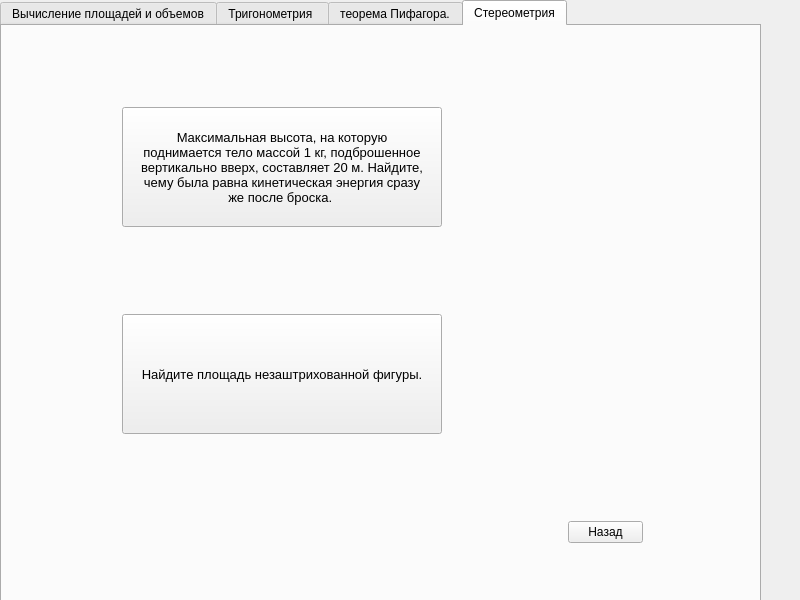
<?xml version="1.0" encoding="UTF-8"?>
<ui version="4.0">
 <class>MainWindow</class>
 <widget class="QMainWindow" name="MainWindow">
  <property name="geometry">
   <rect>
    <x>0</x>
    <y>0</y>
    <width>800</width>
    <height>600</height>
   </rect>
  </property>
  <property name="windowTitle">
   <string>MainWindow</string>
  </property>
  <widget class="QWidget" name="centralwidget">
   <widget class="QTabWidget" name="tabWidget">
    <property name="geometry">
     <rect>
      <x>0</x>
      <y>0</y>
      <width>761</width>
      <height>621</height>
     </rect>
    </property>
    <property name="currentIndex">
     <number>3</number>
    </property>
    <widget class="QWidget" name="tab">
     <attribute name="title">
      <string>Вычисление площадей и объемов</string>
     </attribute>
     <widget class="QWidget" name="gridLayoutWidget">
      <property name="geometry">
       <rect>
        <x>0</x>
        <y>0</y>
        <width>761</width>
        <height>601</height>
       </rect>
      </property>
      <layout class="QGridLayout" name="gridLayout">
       <item row="1" column="0">
        <widget class="QPushButton" name="pushButton">
         <property name="maximumSize">
          <size>
           <width>300</width>
           <height>120</height>
          </size>
         </property>
         <property name="font">
          <font>
           <pointsize>10</pointsize>
          </font>
         </property>
         <property name="text">
          <string>Найдите высоту прямоугольного 
параллелепипеда, если его объём равен 
6720 см3, длина равна 28 см, а ширина равна 
16 см. Ответ дайте в сантиметрах.</string>
         </property>
        </widget>
       </item>
       <item row="0" column="0">
        <widget class="QPushButton" name="pushButton_2">
         <property name="maximumSize">
          <size>
           <width>300</width>
           <height>120</height>
          </size>
         </property>
         <property name="font">
          <font>
           <pointsize>10</pointsize>
           <weight>50</weight>
           <bold>false</bold>
           <stylestrategy>PreferAntialias</stylestrategy>
          </font>
         </property>
         <property name="mouseTracking">
          <bool>false</bool>
         </property>
         <property name="contextMenuPolicy">
          <enum>Qt::ActionsContextMenu</enum>
         </property>
         <property name="text">
          <string>От деревянного бруска размером 40 см × 50 см× 70 см
 отпилили несколько дощечек размером 
3 см × 25 см × 40 см. После этого остался брусок 
объёмом менее 2500 см3 . Сколько дощечек 
отпилили?</string>
         </property>
         <property name="iconSize">
          <size>
           <width>2</width>
           <height>2</height>
          </size>
         </property>
         <property name="autoRepeatDelay">
          <number>50</number>
         </property>
         <property name="autoRepeatInterval">
          <number>25</number>
         </property>
        </widget>
       </item>
       <item row="1" column="1">
        <widget class="QPushButton" name="pushButton_4">
         <property name="maximumSize">
          <size>
           <width>300</width>
           <height>120</height>
          </size>
         </property>
         <property name="font">
          <font>
           <pointsize>10</pointsize>
          </font>
         </property>
         <property name="text">
          <string>Деревянный брус размером 47 см × 50 см × 80 см 
распилили на одинаковые пластины для 
паркета. Каждая пластина имеет размер 
5 см × 25 см ×× 40 см. После этого остался 
брусок объёмом 8000 см3. Сколько дощечек 
отпилили?</string>
         </property>
        </widget>
       </item>
       <item row="0" column="1">
        <widget class="QPushButton" name="pushButton_3">
         <property name="maximumSize">
          <size>
           <width>300</width>
           <height>120</height>
          </size>
         </property>
         <property name="font">
          <font>
           <pointsize>10</pointsize>
          </font>
         </property>
         <property name="text">
          <string>У Пети было 85 кубиков. Он сложил 
прямоугольный параллелепипед: 6 кубиков в 
длину, 4 кубика в ширину и 2 кубика в высоту. 
Сколько кубиков у него осталось?</string>
         </property>
        </widget>
       </item>
       <item row="2" column="1">
        <widget class="QPushButton" name="pushButton_9">
         <property name="maximumSize">
          <size>
           <width>75</width>
           <height>16777215</height>
          </size>
         </property>
         <property name="text">
          <string>Назад</string>
         </property>
        </widget>
       </item>
      </layout>
     </widget>
    </widget>
    <widget class="QWidget" name="tab_1">
     <attribute name="title">
      <string>Тригонометрия </string>
     </attribute>
     <widget class="QWidget" name="gridLayoutWidget_2">
      <property name="geometry">
       <rect>
        <x>0</x>
        <y>0</y>
        <width>761</width>
        <height>601</height>
       </rect>
      </property>
      <layout class="QGridLayout" name="gridLayout_2">
       <item row="1" column="0">
        <widget class="QPushButton" name="pushButton_5">
         <property name="maximumSize">
          <size>
           <width>320</width>
           <height>120</height>
          </size>
         </property>
         <property name="font">
          <font>
           <pointsize>10</pointsize>
          </font>
         </property>
         <property name="text">
          <string>cos(A) =?
Если АВ гипотенуза = 61см
АС катет 60см
ВС Катет 11см</string>
         </property>
        </widget>
       </item>
       <item row="0" column="0">
        <widget class="QPushButton" name="pushButton_6">
         <property name="maximumSize">
          <size>
           <width>320</width>
           <height>120</height>
          </size>
         </property>
         <property name="font">
          <font>
           <pointsize>10</pointsize>
           <weight>50</weight>
           <bold>false</bold>
           <stylestrategy>PreferAntialias</stylestrategy>
          </font>
         </property>
         <property name="mouseTracking">
          <bool>false</bool>
         </property>
         <property name="contextMenuPolicy">
          <enum>Qt::ActionsContextMenu</enum>
         </property>
         <property name="text">
          <string>tg(A) =?
Если АВ гипотенуза = 61см
АС катет 60см
ВС Катет 11см</string>
         </property>
         <property name="iconSize">
          <size>
           <width>2</width>
           <height>2</height>
          </size>
         </property>
         <property name="autoRepeatDelay">
          <number>50</number>
         </property>
         <property name="autoRepeatInterval">
          <number>25</number>
         </property>
        </widget>
       </item>
       <item row="1" column="1">
        <widget class="QPushButton" name="pushButton_7">
         <property name="maximumSize">
          <size>
           <width>320</width>
           <height>120</height>
          </size>
         </property>
         <property name="font">
          <font>
           <pointsize>10</pointsize>
          </font>
         </property>
         <property name="text">
          <string>ctg(A) =?
Если АВ гипотенуза = 61см
АС катет 60см
ВС Катет 11см</string>
         </property>
        </widget>
       </item>
       <item row="0" column="1">
        <widget class="QPushButton" name="pushButton_8">
         <property name="maximumSize">
          <size>
           <width>320</width>
           <height>120</height>
          </size>
         </property>
         <property name="font">
          <font>
           <pointsize>10</pointsize>
          </font>
         </property>
         <property name="text">
          <string>sin(A) =?
Если АВ гипотенуза = 61см
АС катет 60см
ВС Катет 11см</string>
         </property>
        </widget>
       </item>
       <item row="2" column="1">
        <widget class="QPushButton" name="pushButton_10">
         <property name="maximumSize">
          <size>
           <width>75</width>
           <height>16777215</height>
          </size>
         </property>
         <property name="text">
          <string>Назад</string>
         </property>
        </widget>
       </item>
      </layout>
     </widget>
    </widget>
    <widget class="QWidget" name="tab_2">
     <attribute name="title">
      <string>теорема Пифагора.</string>
     </attribute>
     <widget class="QWidget" name="gridLayoutWidget_3">
      <property name="geometry">
       <rect>
        <x>0</x>
        <y>0</y>
        <width>761</width>
        <height>601</height>
       </rect>
      </property>
      <layout class="QGridLayout" name="gridLayout_3">
       <item row="0" column="1">
        <widget class="QPushButton" name="pushButton_14">
         <property name="maximumSize">
          <size>
           <width>320</width>
           <height>120</height>
          </size>
         </property>
         <property name="font">
          <font>
           <pointsize>10</pointsize>
          </font>
         </property>
         <property name="text">
          <string>Компании необходимо протянуть кабель от 
вершины башни высотой 25 метров до точки, 
находящейся в 50 метрах от основания башни.
Рассчитайте длину кабеля.</string>
         </property>
        </widget>
       </item>
       <item row="0" column="0">
        <widget class="QPushButton" name="pushButton_12">
         <property name="maximumSize">
          <size>
           <width>320</width>
           <height>120</height>
          </size>
         </property>
         <property name="font">
          <font>
           <pointsize>10</pointsize>
           <weight>50</weight>
           <bold>false</bold>
           <stylestrategy>PreferAntialias</stylestrategy>
          </font>
         </property>
         <property name="mouseTracking">
          <bool>false</bool>
         </property>
         <property name="contextMenuPolicy">
          <enum>Qt::ActionsContextMenu</enum>
         </property>
         <property name="text">
          <string> треугольнике ABC: ∠C=90 ,
 AB=8 и BC=5. Найдите квадрат AC (AC2 = ?).</string>
         </property>
         <property name="iconSize">
          <size>
           <width>2</width>
           <height>2</height>
          </size>
         </property>
         <property name="autoRepeatDelay">
          <number>50</number>
         </property>
         <property name="autoRepeatInterval">
          <number>25</number>
         </property>
        </widget>
       </item>
       <item row="1" column="0">
        <widget class="QPushButton" name="pushButton_11">
         <property name="maximumSize">
          <size>
           <width>320</width>
           <height>120</height>
          </size>
         </property>
         <property name="font">
          <font>
           <pointsize>10</pointsize>
          </font>
         </property>
         <property name="text">
          <string>В прямоугольном треугольнике ABC, ∠C=90 , и 
AC=8, BC=15. Найдите длину AB.</string>
         </property>
        </widget>
       </item>
       <item row="1" column="1">
        <widget class="QPushButton" name="pushButton_15">
         <property name="maximumSize">
          <size>
           <width>75</width>
           <height>16777215</height>
          </size>
         </property>
         <property name="text">
          <string>Назад</string>
         </property>
        </widget>
       </item>
      </layout>
     </widget>
    </widget>
    <widget class="QWidget" name="tab_3">
     <attribute name="title">
      <string>Стереометрия</string>
     </attribute>
     <widget class="QWidget" name="gridLayoutWidget_4">
      <property name="geometry">
       <rect>
        <x>0</x>
        <y>0</y>
        <width>761</width>
        <height>601</height>
       </rect>
      </property>
      <layout class="QGridLayout" name="gridLayout_4">
       <item row="2" column="1">
        <widget class="QPushButton" name="pushButton_17">
         <property name="maximumSize">
          <size>
           <width>75</width>
           <height>16777215</height>
          </size>
         </property>
         <property name="text">
          <string>Назад</string>
         </property>
        </widget>
       </item>
       <item row="1" column="0">
        <widget class="QPushButton" name="pushButton_18">
         <property name="maximumSize">
          <size>
           <width>320</width>
           <height>120</height>
          </size>
         </property>
         <property name="font">
          <font>
           <pointsize>10</pointsize>
          </font>
         </property>
         <property name="text">
          <string>Найдите площадь незаштрихованной фигуры.</string>
         </property>
        </widget>
       </item>
       <item row="0" column="0">
        <widget class="QPushButton" name="pushButton_19">
         <property name="maximumSize">
          <size>
           <width>320</width>
           <height>120</height>
          </size>
         </property>
         <property name="font">
          <font>
           <pointsize>10</pointsize>
           <weight>50</weight>
           <bold>false</bold>
           <stylestrategy>PreferAntialias</stylestrategy>
          </font>
         </property>
         <property name="mouseTracking">
          <bool>false</bool>
         </property>
         <property name="contextMenuPolicy">
          <enum>Qt::ActionsContextMenu</enum>
         </property>
         <property name="text">
          <string>Максимальная высота, на которую 
поднимается тело массой 1 кг, подброшенное 
вертикально вверх, составляет 20 м. Найдите, 
чему была равна кинетическая энергия сразу 
же после броска. </string>
         </property>
         <property name="iconSize">
          <size>
           <width>2</width>
           <height>2</height>
          </size>
         </property>
         <property name="autoRepeatDelay">
          <number>50</number>
         </property>
         <property name="autoRepeatInterval">
          <number>25</number>
         </property>
        </widget>
       </item>
       <item row="2" column="0">
        <widget class="QLabel" name="label">
         <property name="text">
          <string/>
         </property>
        </widget>
       </item>
       <item row="0" column="1">
        <widget class="QLabel" name="label_2">
         <property name="text">
          <string/>
         </property>
         <property name="pixmap">
          <pixmap>D:/Downloads/Снимок экрана 2024-02-04 215402.png</pixmap>
         </property>
        </widget>
       </item>
       <item row="1" column="1">
        <widget class="QLabel" name="label_3">
         <property name="text">
          <string/>
         </property>
         <property name="pixmap">
          <pixmap>D:/Downloads/Снимок экрана 2024-02-04 221927.png</pixmap>
         </property>
        </widget>
       </item>
      </layout>
     </widget>
    </widget>
   </widget>
  </widget>
 </widget>
 <resources/>
 <connections/>
</ui>
